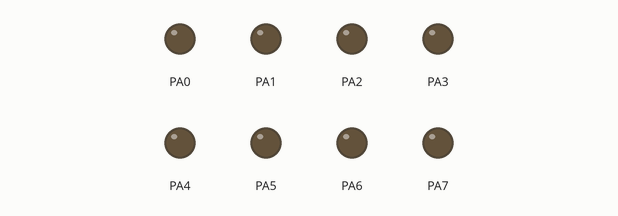
Bench run of a program on a simulated ATmega32, built with avr-gcc and emulated at 8 MHz. On the bench: output pins drawn as LEDs (lit = HIGH).

Above: at 0.1 s.
At 1.1 s:
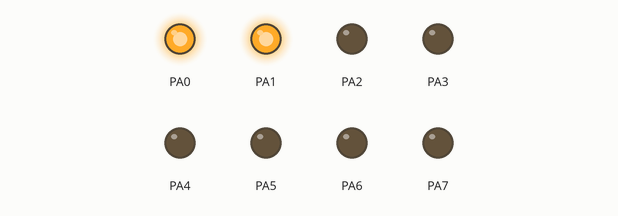
At 2.1 s:
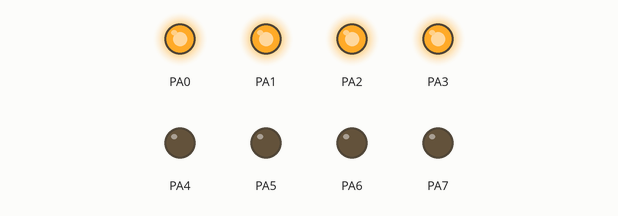
At 4.1 s:
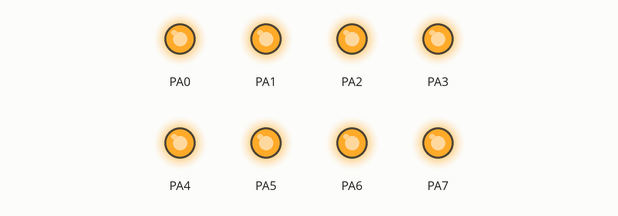
At 6.1 s:
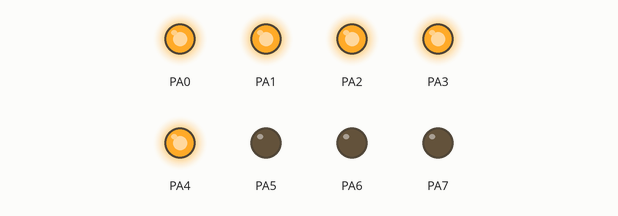
At 8.1 s:
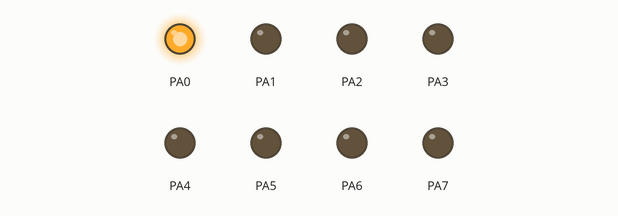
Timing chart, 0 to 10.0 s (numbered marks = the images above):
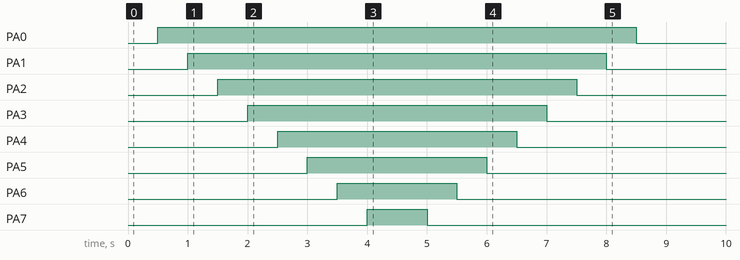

Measured:
- by itself, PA0: LOW → HIGH at 0.50 s, → LOW 8.0 s later
- by itself, PA1: LOW → HIGH at 1.0 s, → LOW 7.0 s later
- by itself, PA2: LOW → HIGH at 1.5 s, → LOW 6.0 s later
- by itself, PA3: LOW → HIGH at 2.0 s, → LOW 5.0 s later
- by itself, PA4: LOW → HIGH at 2.5 s, → LOW 4.0 s later
- by itself, PA5: LOW → HIGH at 3.0 s, → LOW 3.0 s later
- by itself, PA6: LOW → HIGH at 3.5 s, → LOW 2.0 s later
- by itself, PA7: LOW → HIGH at 4.0 s, → LOW 1.0 s later

The program:

main.c
```c
/*
 * 7 led.c
 *
 * Created: 5/30/2023 2:01:49 PM
 * Author : hassan
 */
#define F_CPU 8000000UL
#include <avr/io.h>
//#include "mem_map.h"
#include "utils.h"
#include <util/delay.h>


int main(void)
{
    // port a as an output
	DDRA = 0xff;
    while (1)
    {
		volatile unsigned count = 0;
		//led on from pin0 to pin 7
		while (count <= 7)
		{
			_delay_ms(500);
			SETBIT (PORTA,count);
			count++;
		}
		//led of from pin7 to pin 0
		while (count !=255)
		{
			_delay_ms(500);
			 CLEARBIT (PORTA,count);
			 count--;
		 }

    }
}
```

utils.h
```c
/*
 * utils.h
 *
 * Created: 5/30/2023 2:10:16 PM
 *  Author: hassa
 */


#ifndef UTILS_H_
#define UTILS_H_

#define  SETBIT(reg,bit) (reg = reg | (1<<bit))
#define  CLEARBIT(reg,bit) (reg = reg &~ (1<<bit))
#define  TOGGLEBIT(reg,bit) (reg = reg ^ (1<<bit))
#define  READBIT(reg,bit) ((reg>>bit)&1)

#endif /* UTILS_H_ */
```
